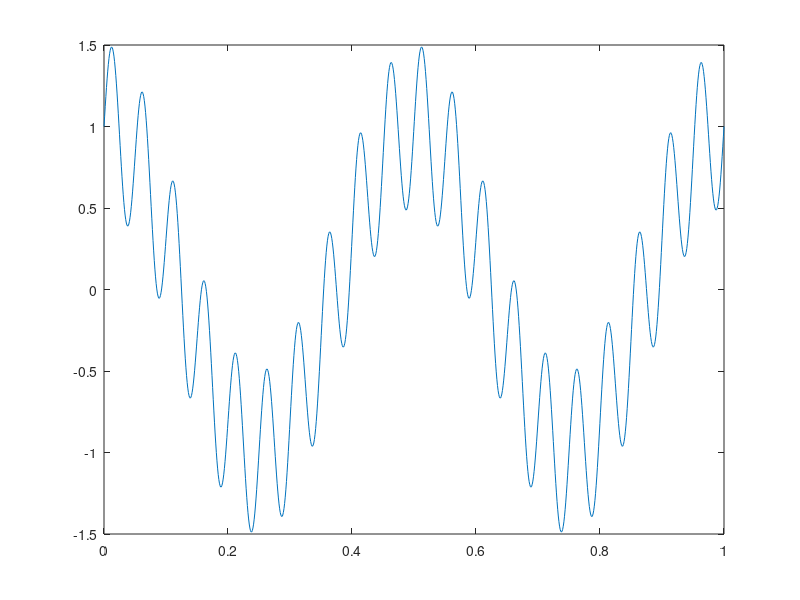

The MATLAB source for this figure: (Note: this script raises an error after producing the figure.)
%% script_illustrate_examples
%
% Description: 
% Script to illustrate the example's solutions 
%
% Author: Jan Glaubitz 
% Date: Jan 07, 2022

clear all; close all; clc; % clean up
%warning('off','all') % in case any of the warnings become too anoying 


%% Set up grid points 
n = 1000; % number of grid points 
x = linspace(0,1,n)'; % equidistant grid points 


%% Boundary layer problem 
eps = 10^(-2); norm_const = exp(1/(2*eps)) - 1;
fun_BL = @(x) ( exp(x/(2*eps)) - 1 )/norm_const; % Function  
y_BL = fun_BL(x); % function values at the grid points 


%% Highly oscillatory function  
fun_osc = @(x) cos(4*pi*x) + 0.5*sin(40*pi*x);  % Function
y_osc = fun_osc(x); % function values at the grid points 
plot(x,y_osc)


%% Illustrate for boundary layer function (k=3)

% Polynomial of degree at most 2 
[ fit_poly_BL, gof, fitinfo ] = fit( x, y_BL, 'poly2'); 
%res = fitinfo.residuals; % vector of residuals 
%L2_error_poly_osc = sqrt( norm(res)/norm(y_osc) ); % L^2-error 
%Linf_error_poly_osc = max(res)/max(y_osc); % L^inf-error 

% Exponential space 
ft = fittype('a + b*x + c*exp(0.5*(10^2)*x)');
[ fit_exp_BL, gof, fitinfo ] = fit( x, y_BL, ft, 'StartPoint',[-1/norm_const,0,1/norm_const] ); 

% Plot the results 
figure(1) 
p1 = fplot( fun_BL, [0,1], 'k:' ); % plot the reference solution 
set(p1, 'LineWidth',3); 
hold on 
p2 = plot( x, fit_poly_BL(x), 'b--' ); 
set(p2, 'LineWidth',3); 
p3 = plot( x, fit_exp_BL(x), 'r-.' ); 
set(p3, 'LineWidth',3); 
set(gca, 'FontSize', 24); % Increasing ticks fontsize 
xlabel('$x$','Interpreter','latex'); 
ylabel('$u$','Interpreter','latex'); 
lgnd = legend('ref','poly','exp','Interpreter','latex','Location','best');
set(lgnd, 'Interpreter','latex', 'FontSize',24, 'color','none')
grid on 
hold off 


%% Illustrate for highly oscillatory function (k=3)

% Polynomial of degree at most 2 
[ fit_poly_osc, gof, fitinfo ] = fit( x, y_osc, 'poly2'); 

% Trigonometric space ( alpha=4*pi, xi=0 ) 
ft = fittype('a + b*sin( 4*pi*x ) + c*cos( 4*pi*x )');
[ fit_tri_osc, gof, fitinfo ] = fit( x, y_osc, ft, 'StartPoint',[0,0,1] ); 

% Plot the results 
figure(2) 
p1 = fplot( fun_osc, [0,1], 'k:' ); % plot the reference solution 
set(p1, 'LineWidth',3); 
hold on 
p2 = plot( x, fit_poly_osc(x), 'b--' ); 
set(p2, 'LineWidth',3); 
p3 = plot( x, fit_tri_osc(x), 'r-.' ); 
set(p3, 'LineWidth',3); 
set(gca, 'FontSize', 24); % Increasing ticks fontsize 
xlabel('$x$','Interpreter','latex'); 
ylabel('$u$','Interpreter','latex'); 
lgnd = legend('ref','poly','trig','Interpreter','latex','Location','best');
set(lgnd, 'Interpreter','latex', 'FontSize',24, 'color','none')
grid on 
hold off 